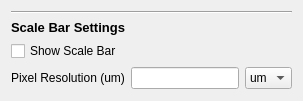
      <widget class="QWidget" name="tab_7">
       <attribute name="title">
        <string>Scale Bar</string>
       </attribute>
       <layout class="QVBoxLayout" name="verticalLayout_21">
        <item>
         <widget class="Line" name="line_26">
          <property name="orientation">
           <enum>Qt::Horizontal</enum>
          </property>
         </widget>
        </item>
        <item>
         <widget class="QLabel" name="label_47">
          <property name="font">
           <font>
            <pointsize>10</pointsize>
            <weight>75</weight>
            <bold>true</bold>
           </font>
          </property>
          <property name="text">
           <string>Scale Bar Settings</string>
          </property>
         </widget>
        </item>
        <item>
         <widget class="QCheckBox" name="scalebar_show">
          <property name="text">
           <string>Show Scale Bar</string>
          </property>
         </widget>
        </item>
        <item>
         <layout class="QGridLayout" name="gridLayout_20">
          <item row="0" column="1">
           <widget class="QLineEdit" name="scalebar_resolution">
            <property name="maximumSize">
             <size>
              <width>200</width>
              <height>16777215</height>
             </size>
            </property>
           </widget>
          </item>
          <item row="0" column="2">
           <widget class="QComboBox" name="scalebar_units">
            <property name="maximumSize">
             <size>
              <width>200</width>
              <height>100</height>
             </size>
            </property>
            <item>
             <property name="text">
              <string>um</string>
             </property>
            </item>
            <item>
             <property name="text">
              <string>nm</string>
             </property>
            </item>
           </widget>
          </item>
          <item row="0" column="0">
           <widget class="QLabel" name="label_48">
            <property name="text">
             <string>Pixel Resolution (um)</string>
            </property>
           </widget>
          </item>
         </layout>
        </item>
        <item>
         <spacer name="verticalSpacer_8">
          <property name="orientation">
           <enum>Qt::Vertical</enum>
          </property>
          <property name="sizeHint" stdset="0">
           <size>
            <width>20</width>
            <height>1</height>
           </size>
          </property>
         </spacer>
        </item>
       </layout>
      </widget>
